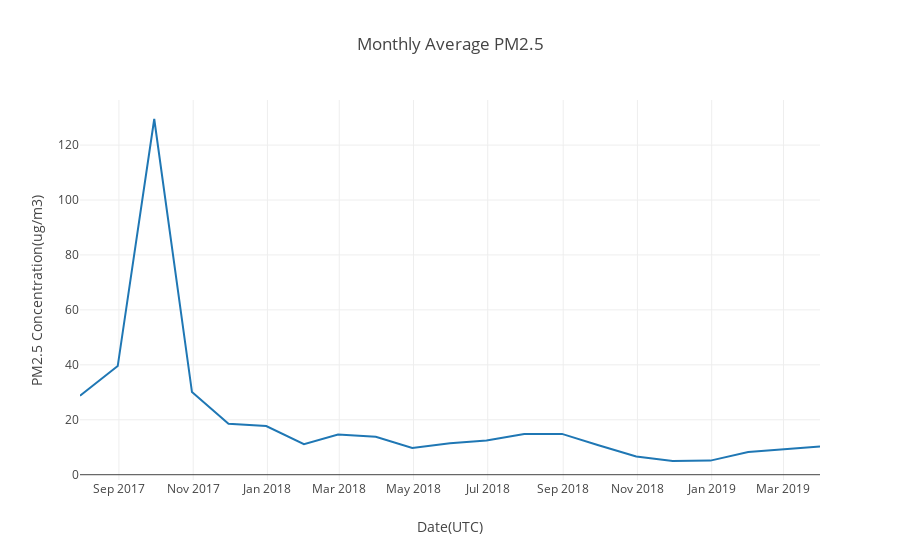

Notebook cell for this chart:
### Code cell
monthly_pm25_trend = go.Scatter(x=monthly_average_airquality_data_concentrations.index,
                         y = monthly_average_airquality_data_concentrations['PM2.5(Ug/m3)'].values,
                         #mode='lines+markers',
                        #marker = dict(color=list(map(SetColor, average_monthly_pm25)), size = 17),
                 ) 

layout = go.Layout(title='Monthly Average PM2.5 ', xaxis=dict(title='Date(UTC)'),
                   yaxis=dict(title='PM2.5 Concentration(ug/m3)'))

fig = go.Figure(data=[monthly_pm25_trend], layout=layout)
iplot(fig)
pio.write_image(fig, os.path.join(filepath , 'monthly_average_pm25_concentration_trend.png'))

### Figure 1 — Plotly figure (JSON) as saved in the notebook; plotly's stock layout.template omitted (floating-point values rounded to 4 significant figures)
{"data": [{"type": "scatter", "uid": "841df0ec-9878-4dce-8398-85ea8fb7dcdf", "x": ["2017-07-31", "2017-08-31", "2017-09-30", "2017-10-31", "2017-11-30", "2017-12-31", "2018-01-31", "2018-02-28", "2018-03-31", "2018-04-30", "2018-05-31", "2018-06-30", "2018-07-31", "2018-08-31", "2018-09-30", "2018-10-31", "2018-11-30", "2018-12-31", "2019-01-31", "2019-02-28", "2019-03-31"], "y": [28.78, 39.55, 129.5, 30.09, 18.57, 17.72, 11.08, 14.63, 13.81, 9.75, 11.42, 12.46, 14.83, 14.85, 10.73, 6.62, 4.99, 5.13, 8.27, 9.26, 10.25]}], "layout": {"title": {"text": "Monthly Average PM2.5 "}, "xaxis": {"title": {"text": "Date(UTC)"}}, "yaxis": {"title": {"text": "PM2.5 Concentration(ug/m3)"}}}}
